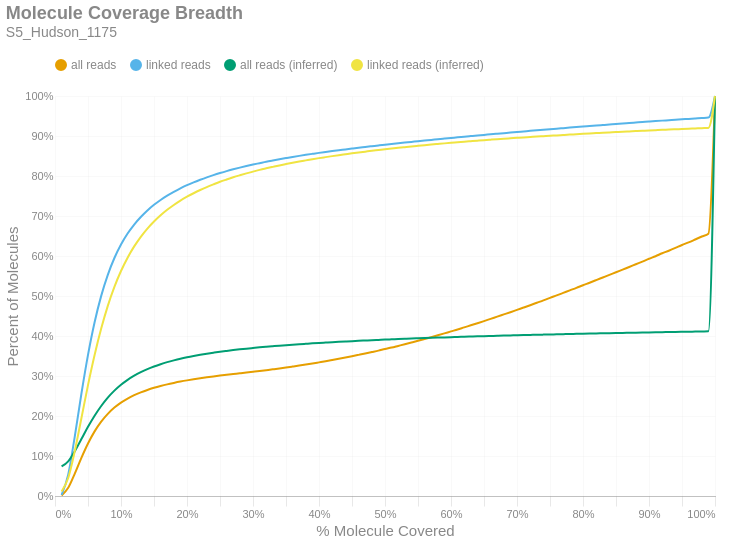

Notebook code cell kept with this figure:
### Markdown cell above
### Molecule Read Coverage
This chart shows molecule coverage breadth as computed by the number of bases aligned to that molecule. In other words, "*how much of each unique long molecule is actually sequenced/aligned?*" Keep in mind there is a distinction between sequences and alignments, since some sequences belonging to a particular molecule may not align well and wouldn't appear in the alignment data. This chart also shows molecule coverage breadth as computed by the *inferred fragment* from which the aligned sequences originate. Unlike read coverage, this calculation takes into account the total insert size, including unsequenced gaps between the forward and reverse reads. Like the previous figures, these are cumulative percents.

### Code cell
if SKIPLR:
    print_html(f"Skipped")
else:
    binned_df = consolidated_hist(valids['coverage_bp'], mask, 0.01, True)
    binned_df_inf = consolidated_hist(valids['coverage_inserts'], mask, 0.01, True)
    binned_df = binned_df.with_columns(pl.lit(binned_df_inf['all reads (cumsum)']).alias('all reads (inferred)'))
    binned_df = binned_df.with_columns(pl.lit(binned_df_inf['linked reads (cumsum)']).alias('linked reads (inferred)'))
    binned_df = binned_df.with_columns(
        (pl.col('bin').cast(pl.Float64) + 0.01).alias('right_edge')
    )

    with SafeRender(binned_df):
        (
            density_plot(binned_df, 'Molecule Coverage Breadth', samplename, 'molcov', ['all reads (inferred)','linked reads (inferred)'])
            .encode(
                #x=alt.X('bin:Q', title="% Molecule Covered").axis(format = '%').scale(padding=0),
                x=alt.X('right_edge:Q', title="% Molecule Covered").axis(format='%').scale(padding=0),
                y=alt.Y('value:Q', title='Percent of Molecules')
                    .axis(format='%')
                    .stack(False)
                    .scale(domainMin=0, padding=0),
                color=alt.Color("key:N").scale(domain = ["all reads", "linked reads", "all reads (inferred)", "linked reads (inferred)"]),
                tooltip = [
                    alt.Tooltip("key:N", title = "Data Type"),
                    alt.Tooltip("range_label:N", title="% Molecule Covered"),
                    alt.Tooltip("value:Q", format = ".2%", title="% Molecules")
                ]
            )
        ).display()

### Figure 1 — Vega-Lite specification as saved in the notebook (floating-point values rounded to 4 significant figures)
{"width": "container", "height": 400, "config": {"title": {"anchor": "start", "dy": -15, "fontSize": 18, "color": "#888888", "subtitleColor": "#888888", "subtitleFontSize": 14}, "arc": {"fill": "#0072B2"}, "axis": {"domainColor": "#888888", "domainWidth": 0.5, "gridWidth": 0.2, "grid": false, "titleFontWeight": 400, "titleFontSize": 15, "labelFontSize": 11, "labelColor": "#888888", "tickColor": "#888888", "tickWidth": 0.2, "titleColor": "#888888"}, "axisBand": {"grid": false}, "axisX": {"grid": true, "tickSize": 10, "domainCap": "round"}, "axisY": {"domain": false, "grid": true, "tickSize": 0, "domainCap": "round"}, "background": "transparent", "header": {"labelFontSize": 15, "labelColor": "#888888", "titleFontSize": 15, "titleFontWeight": 600, "titleColor": "#888888"}, "legend": {"labelFont": "sans-serif", "labelFontSize": 12, "labelColor": "#888888", "symbolSize": 100, "symbolType": "circle", "titleFontSize": 12, "titlePadding": 10, "titleColor": "#888888", "title": null, "orient": "top"}, "range": {"category": ["#E69F00", "#56B4E9", "#009E73", "#F0E442", "#0072B2", "#D55E00", "#CC79A7", "#000000"], "diverging": ["#cfe8f3", "#a2d4ec", "#73bfe2", "#46abdb", "#1696d2", "#12719e"]}, "area": {"fill": "#0072B2", "fillOpacity": 0.7, "line": true, "strokeOpacity": 0.7}, "line": {"color": "#0072B2", "stroke": "#0072B2", "strokeWidth": 2}, "trail": {"color": "#0072B2", "stroke": "#0072B2", "strokeWidth": 0, "size": 1}, "point": {"filled": true, "fillOpacity": 1.0, "size": 95}, "text": {"color": "#888888", "fontSize": 11, "align": "right", "fontWeight": 400, "size": 11}, "bar": {"fill": "#0072B2", "stroke": null}, "view": {"stroke": null, "continuousWidth": 660, "continuousHeight": 400}}, "data": {"name": "data-e33f3f9e8a95ac5ffb62b9ae9af39267"}, "mark": {"type": "line", "interpolate": "monotone", "point": {"opacity": 0, "size": 275}}, "encoding": {"color": {"field": "key", "scale": {"domain": ["all reads", "linked reads", "all reads (inferred)", "linked reads (inferred)"]}, "type": "nominal"}, "tooltip": [{"field": "key", "title": "Data Type", "type": "nominal"}, {"field": "range_label", "title": "% Molecule Covered", "type": "nominal"}, {"field": "value", "format": ".2%", "title": "% Molecules", "type": "quantitative"}], "x": {"axis": {"format": "%"}, "field": "right_edge", "scale": {"padding": 0}, "title": "% Molecule Covered", "type": "quantitative"}, "y": {"axis": {"format": "%"}, "field": "value", "scale": {"domainMin": 0, "padding": 0}, "stack": false, "title": "Percent of Molecules", "type": "quantitative"}}, "params": [{"name": "param_c36ac31b6afebe62", "select": {"type": "point", "fields": ["key"]}, "bind": "legend"}], "title": {"text": "Molecule Coverage Breadth", "subtitle": "S5_Hudson_1175"}, "transform": [{"fold": ["all reads (cumsum)", "linked reads (cumsum)", "all reads (inferred)", "linked reads (inferred)"]}, {"calculate": "replace(datum.key, ' (cumsum)', '')", "as": "key"}, {"filter": {"param": "param_c36ac31b6afebe62"}}], "usermeta": {"embedOptions": {"downloadFileName": "S5_Hudson_1175.molcov"}}, "$schema": "https://vega.github.io/schema/vega-lite/v6.1.0.json", "datasets": {"data-e33f3f9e8a95ac5ffb62b9ae9af39267": [{"bin": "0.0", "interval": "0.0-0.01", "all reads": 0.001308, "linked reads": 0.003024, "all reads (cumsum)": 0.001308, "linked reads (cumsum)": 0.003024, "range_label": "0.0-0.01", "all reads (inferred)": 0.07389, "linked reads (inferred)": 0.01134, "right_edge": 0.01}, {"bin": "0.01", "interval": "0.01-0.02", "all reads": 0.01908, "linked reads": 0.05043, "all reads (cumsum)": 0.02039, "linked reads (cumsum)": 0.05345, "range_label": "0.01-0.02", "all reads (inferred)": 0.08678, "linked reads (inferred)": 0.04494, "right_edge": 0.02}, {"bin": "0.02", "interval": "0.02-0.03", "all reads": 0.03564, "linked reads": 0.09582, "all reads (cumsum)": 0.05603, "linked reads (cumsum)": 0.1493, "range_label": "0.02-0.03", "all reads (inferred)": 0.112, "linked reads (inferred)": 0.1124, "right_edge": 0.03}, {"bin": "0.03", "interval": "0.03-0.04", "all reads": 0.03938, "linked reads": 0.1063, "all reads (cumsum)": 0.09541, "linked reads (cumsum)": 0.2556, "range_label": "0.03-0.04", "all reads (inferred)": 0.1424, "linked reads (inferred)": 0.1945, "right_edge": 0.04}, {"bin": "0.04", "interval": "0.04-0.05", "all reads": 0.0359, "linked reads": 0.09709, "all reads (cumsum)": 0.1313, "linked reads (cumsum)": 0.3527, "range_label": "0.04-0.05", "all reads (inferred)": 0.173, "linked reads (inferred)": 0.2773, "right_edge": 0.05}, {"bin": "0.05", "interval": "0.05-0.06", "all reads": 0.03026, "linked reads": 0.08179, "all reads (cumsum)": 0.1616, "linked reads (cumsum)": 0.4344, "range_label": "0.05-0.06", "all reads (inferred)": 0.2007, "linked reads (inferred)": 0.3524, "right_edge": 0.06}, {"bin": "0.06", "interval": "0.06-0.07", "all reads": 0.02436, "linked reads": 0.06589, "all reads (cumsum)": 0.1859, "linked reads (cumsum)": 0.5003, "range_label": "0.06-0.07", "all reads (inferred)": 0.225, "linked reads (inferred)": 0.4185, "right_edge": 0.07}, {"bin": "0.07", "interval": "0.07-0.08", "all reads": 0.01944, "linked reads": 0.05253, "all reads (cumsum)": 0.2054, "linked reads (cumsum)": 0.5529, "range_label": "0.07-0.08", "all reads (inferred)": 0.246, "linked reads (inferred)": 0.4754, "right_edge": 0.08}, {"bin": "0.08", "interval": "0.08-0.09", "all reads": 0.01559, "linked reads": 0.04211, "all reads (cumsum)": 0.221, "linked reads (cumsum)": 0.595, "range_label": "0.08-0.09", "all reads (inferred)": 0.2635, "linked reads (inferred)": 0.5228, "right_edge": 0.09}, {"bin": "0.09", "interval": "0.09-0.1", "all reads": 0.01247, "linked reads": 0.03363, "all reads (cumsum)": 0.2334, "linked reads (cumsum)": 0.6286, "range_label": "0.09-0.1", "all reads (inferred)": 0.2781, "linked reads (inferred)": 0.5624, "right_edge": 0.1}, {"bin": "0.1", "interval": "0.1-0.11", "all reads": 0.01023, "linked reads": 0.02753, "all reads (cumsum)": 0.2437, "linked reads (cumsum)": 0.6561, "range_label": "0.1-0.11", "all reads (inferred)": 0.2904, "linked reads (inferred)": 0.5958, "right_edge": 0.11}, {"bin": "0.11", "interval": "0.11-0.12", "all reads": 0.008425, "linked reads": 0.02262, "all reads (cumsum)": 0.2521, "linked reads (cumsum)": 0.6787, "range_label": "0.11-0.12", "all reads (inferred)": 0.3008, "linked reads (inferred)": 0.624, "right_edge": 0.12}, {"bin": "0.12", "interval": "0.12-0.13", "all reads": 0.006983, "linked reads": 0.01874, "all reads (cumsum)": 0.2591, "linked reads (cumsum)": 0.6975, "range_label": "0.12-0.13", "all reads (inferred)": 0.3097, "linked reads (inferred)": 0.648, "right_edge": 0.13}, {"bin": "0.13", "interval": "0.13-0.14", "all reads": 0.006092, "linked reads": 0.01631, "all reads (cumsum)": 0.2652, "linked reads (cumsum)": 0.7138, "range_label": "0.13-0.14", "all reads (inferred)": 0.3173, "linked reads (inferred)": 0.6686, "right_edge": 0.14}, {"bin": "0.14", "interval": "0.14-0.15", "all reads": 0.005285, "linked reads": 0.01412, "all reads (cumsum)": 0.2705, "linked reads (cumsum)": 0.7279, "range_label": "0.14-0.15", "all reads (inferred)": 0.3238, "linked reads (inferred)": 0.6863, "right_edge": 0.15}, {"bin": "0.15", "interval": "0.15-0.16", "all reads": 0.00458, "linked reads": 0.01217, "all reads (cumsum)": 0.275, "linked reads (cumsum)": 0.7401, "range_label": "0.15-0.16", "all reads (inferred)": 0.3295, "linked reads (inferred)": 0.7017, "right_edge": 0.16}, {"bin": "0.16", "interval": "0.16-0.17", "all reads": 0.004079, "linked reads": 0.0108, "all reads (cumsum)": 0.2791, "linked reads (cumsum)": 0.7509, "range_label": "0.16-0.17", "all reads (inferred)": 0.3346, "linked reads (inferred)": 0.7155, "right_edge": 0.17}, {"bin": "0.17", "interval": "0.17-0.18", "all reads": 0.003602, "linked reads": 0.009496, "all reads (cumsum)": 0.2827, "linked reads (cumsum)": 0.7604, "range_label": "0.17-0.18", "all reads (inferred)": 0.3391, "linked reads (inferred)": 0.7275, "right_edge": 0.18}, {"bin": "0.18", "interval": "0.18-0.19", "all reads": 0.003344, "linked reads": 0.008744, "all reads (cumsum)": 0.2861, "linked reads (cumsum)": 0.7691, "range_label": "0.18-0.19", "all reads (inferred)": 0.3431, "linked reads (inferred)": 0.7385, "right_edge": 0.19}, {"bin": "0.19", "interval": "0.19-0.2", "all reads": 0.003019, "linked reads": 0.007878, "all reads (cumsum)": 0.2891, "linked reads (cumsum)": 0.777, "range_label": "0.19-0.2", "all reads (inferred)": 0.3467, "linked reads (inferred)": 0.7482, "right_edge": 0.2}, {"bin": "0.2", "interval": "0.2-0.21", "all reads": 0.002746, "linked reads": 0.007116, "all reads (cumsum)": 0.2918, "linked reads (cumsum)": 0.7841, "range_label": "0.2-0.21", "all reads (inferred)": 0.35, "linked reads (inferred)": 0.7569, "right_edge": 0.21}, {"bin": "0.21", "interval": "0.21-0.22", "all reads": 0.002516, "linked reads": 0.006483, "all reads (cumsum)": 0.2943, "linked reads (cumsum)": 0.7906, "range_label": "0.21-0.22", "all reads (inferred)": 0.3529, "linked reads (inferred)": 0.7649, "right_edge": 0.22}, {"bin": "0.22", "interval": "0.22-0.23", "all reads": 0.00238, "linked reads": 0.006036, "all reads (cumsum)": 0.2967, "linked reads (cumsum)": 0.7966, "range_label": "0.22-0.23", "all reads (inferred)": 0.3557, "linked reads (inferred)": 0.7723, "right_edge": 0.23}, {"bin": "0.23", "interval": "0.23-0.24", "all reads": 0.002188, "linked reads": 0.005513, "all reads (cumsum)": 0.2989, "linked reads (cumsum)": 0.8022, "range_label": "0.23-0.24", "all reads (inferred)": 0.3582, "linked reads (inferred)": 0.779, "right_edge": 0.24}, {"bin": "0.24", "interval": "0.24-0.25", "all reads": 0.002089, "linked reads": 0.005185, "all reads (cumsum)": 0.301, "linked reads (cumsum)": 0.8073, "range_label": "0.24-0.25", "all reads (inferred)": 0.3606, "linked reads (inferred)": 0.7856, "right_edge": 0.25}, {"bin": "0.25", "interval": "0.25-0.26", "all reads": 0.001978, "linked reads": 0.004868, "all reads (cumsum)": 0.303, "linked reads (cumsum)": 0.8122, "range_label": "0.25-0.26", "all reads (inferred)": 0.3627, "linked reads (inferred)": 0.7913, "right_edge": 0.26}, {"bin": "0.26", "interval": "0.26-0.27", "all reads": 0.001864, "linked reads": 0.004441, "all reads (cumsum)": 0.3048, "linked reads (cumsum)": 0.8166, "range_label": "0.26-0.27", "all reads (inferred)": 0.3648, "linked reads (inferred)": 0.7968, "right_edge": 0.27}, {"bin": "0.27", "interval": "0.27-0.28", "all reads": 0.001853, "linked reads": 0.004226, "all reads (cumsum)": 0.3067, "linked reads (cumsum)": 0.8209, "range_label": "0.27-0.28", "all reads (inferred)": 0.3666, "linked reads (inferred)": 0.8017, "right_edge": 0.28}, {"bin": "0.28", "interval": "0.28-0.29", "all reads": 0.00187, "linked reads": 0.004002, "all reads (cumsum)": 0.3086, "linked reads (cumsum)": 0.8249, "range_label": "0.28-0.29", "all reads (inferred)": 0.3684, "linked reads (inferred)": 0.8065, "right_edge": 0.29}, {"bin": "0.29", "interval": "0.29-0.3", "all reads": 0.001923, "linked reads": 0.00377, "all reads (cumsum)": 0.3105, "linked reads (cumsum)": 0.8286, "range_label": "0.29-0.3", "all reads (inferred)": 0.37, "linked reads (inferred)": 0.8109, "right_edge": 0.3}, {"bin": "0.3", "interval": "0.3-0.31", "all reads": 0.001951, "linked reads": 0.003466, "all reads (cumsum)": 0.3124, "linked reads (cumsum)": 0.8321, "range_label": "0.3-0.31", "all reads (inferred)": 0.3717, "linked reads (inferred)": 0.8152, "right_edge": 0.31}, {"bin": "0.31", "interval": "0.31-0.32", "all reads": 0.002131, "linked reads": 0.003477, "all reads (cumsum)": 0.3146, "linked reads (cumsum)": 0.8356, "range_label": "0.31-0.32", "all reads (inferred)": 0.3731, "linked reads (inferred)": 0.8191, "right_edge": 0.32}, {"bin": "0.32", "interval": "0.32-0.33", "all reads": 0.002133, "linked reads": 0.00315, "all reads (cumsum)": 0.3167, "linked reads (cumsum)": 0.8387, "range_label": "0.32-0.33", "all reads (inferred)": 0.3745, "linked reads (inferred)": 0.8229, "right_edge": 0.33}, {"bin": "0.33", "interval": "0.33-0.34", "all reads": 0.002171, "linked reads": 0.003036, "all reads (cumsum)": 0.3189, "linked reads (cumsum)": 0.8418, "range_label": "0.33-0.34", "all reads (inferred)": 0.3758, "linked reads (inferred)": 0.8265, "right_edge": 0.34}, {"bin": "0.34", "interval": "0.34-0.35", "all reads": 0.002303, "linked reads": 0.002976, "all reads (cumsum)": 0.3212, "linked reads (cumsum)": 0.8447, "range_label": "0.34-0.35", "all reads (inferred)": 0.3771, "linked reads (inferred)": 0.8298, "right_edge": 0.35}, {"bin": "0.35", "interval": "0.35-0.36", "all reads": 0.002404, "linked reads": 0.002895, "all reads (cumsum)": 0.3236, "linked reads (cumsum)": 0.8476, "range_label": "0.35-0.36", "all reads (inferred)": 0.3783, "linked reads (inferred)": 0.8331, "right_edge": 0.36}, {"bin": "0.36", "interval": "0.36-0.37", "all reads": 0.002445, "linked reads": 0.002684, "all reads (cumsum)": 0.326, "linked reads (cumsum)": 0.8503, "range_label": "0.36-0.37", "all reads (inferred)": 0.3795, "linked reads (inferred)": 0.8362, "right_edge": 0.37}, {"bin": "0.37", "interval": "0.37-0.38", "all reads": 0.002557, "linked reads": 0.002567, "all reads (cumsum)": 0.3286, "linked reads (cumsum)": 0.8529, "range_label": "0.37-0.38", "all reads (inferred)": 0.3805, "linked reads (inferred)": 0.8391, "right_edge": 0.38}, {"bin": "0.38", "interval": "0.38-0.39", "all reads": 0.002657, "linked reads": 0.002477, "all reads (cumsum)": 0.3312, "linked reads (cumsum)": 0.8554, "range_label": "0.38-0.39", "all reads (inferred)": 0.3816, "linked reads (inferred)": 0.842, "right_edge": 0.39}, {"bin": "0.39", "interval": "0.39-0.4", "all reads": 0.002801, "linked reads": 0.002436, "all reads (cumsum)": 0.334, "linked reads (cumsum)": 0.8578, "range_label": "0.39-0.4", "all reads (inferred)": 0.3827, "linked reads (inferred)": 0.8447, "right_edge": 0.4}, {"bin": "0.4", "interval": "0.4-0.41", "all reads": 0.002822, "linked reads": 0.00228, "all reads (cumsum)": 0.3369, "linked reads (cumsum)": 0.8601, "range_label": "0.4-0.41", "all reads (inferred)": 0.3836, "linked reads (inferred)": 0.8472, "right_edge": 0.41}, {"bin": "0.41", "interval": "0.41-0.42", "all reads": 0.003002, "linked reads": 0.002255, "all reads (cumsum)": 0.3399, "linked reads (cumsum)": 0.8623, "range_label": "0.41-0.42", "all reads (inferred)": 0.3845, "linked reads (inferred)": 0.8497, "right_edge": 0.42}, {"bin": "0.42", "interval": "0.42-0.43", "all reads": 0.003049, "linked reads": 0.002125, "all reads (cumsum)": 0.3429, "linked reads (cumsum)": 0.8645, "range_label": "0.42-0.43", "all reads (inferred)": 0.3854, "linked reads (inferred)": 0.852, "right_edge": 0.43}, {"bin": "0.43", "interval": "0.43-0.44", "all reads": 0.003145, "linked reads": 0.002048, "all reads (cumsum)": 0.3461, "linked reads (cumsum)": 0.8665, "range_label": "0.43-0.44", "all reads (inferred)": 0.3863, "linked reads (inferred)": 0.8543, "right_edge": 0.44}, {"bin": "0.44", "interval": "0.44-0.45", "all reads": 0.003319, "linked reads": 0.002099, "all reads (cumsum)": 0.3494, "linked reads (cumsum)": 0.8686, "range_label": "0.44-0.45", "all reads (inferred)": 0.3871, "linked reads (inferred)": 0.8566, "right_edge": 0.45}, {"bin": "0.45", "interval": "0.45-0.46", "all reads": 0.003414, "linked reads": 0.002047, "all reads (cumsum)": 0.3528, "linked reads (cumsum)": 0.8707, "range_label": "0.45-0.46", "all reads (inferred)": 0.388, "linked reads (inferred)": 0.8588, "right_edge": 0.46}, {"bin": "0.46", "interval": "0.46-0.47", "all reads": 0.003447, "linked reads": 0.001894, "all reads (cumsum)": 0.3562, "linked reads (cumsum)": 0.8726, "range_label": "0.46-0.47", "all reads (inferred)": 0.3887, "linked reads (inferred)": 0.8609, "right_edge": 0.47}, {"bin": "0.47", "interval": "0.47-0.48", "all reads": 0.003577, "linked reads": 0.001934, "all reads (cumsum)": 0.3598, "linked reads (cumsum)": 0.8745, "range_label": "0.47-0.48", "all reads (inferred)": 0.3895, "linked reads (inferred)": 0.863, "right_edge": 0.48}, {"bin": "0.48", "interval": "0.48-0.49", "all reads": 0.003629, "linked reads": 0.00195, "all reads (cumsum)": 0.3634, "linked reads (cumsum)": 0.8764, "range_label": "0.48-0.49", "all reads (inferred)": 0.3903, "linked reads (inferred)": 0.8649, "right_edge": 0.49}, {"bin": "0.49", "interval": "0.49-0.5", "all reads": 0.00402, "linked reads": 0.001899, "all reads (cumsum)": 0.3675, "linked reads (cumsum)": 0.8783, "range_label": "0.49-0.5", "all reads (inferred)": 0.391, "linked reads (inferred)": 0.8669, "right_edge": 0.5}, {"bin": "0.5", "interval": "0.5-0.51", "all reads": 0.003638, "linked reads": 0.001743, "all reads (cumsum)": 0.3711, "linked reads (cumsum)": 0.8801, "range_label": "0.5-0.51", "all reads (inferred)": 0.3917, "linked reads (inferred)": 0.8687, "right_edge": 0.51}, {"bin": "0.51", "interval": "0.51-0.52", "all reads": 0.004132, "linked reads": 0.00174, "all reads (cumsum)": 0.3752, "linked reads (cumsum)": 0.8818, "range_label": "0.51-0.52", "all reads (inferred)": 0.3923, "linked reads (inferred)": 0.8704, "right_edge": 0.52}, {"bin": "0.52", "interval": "0.52-0.53", "all reads": 0.004137, "linked reads": 0.001727, "all reads (cumsum)": 0.3794, "linked reads (cumsum)": 0.8835, "range_label": "0.52-0.53", "all reads (inferred)": 0.393, "linked reads (inferred)": 0.8722, "right_edge": 0.53}, {"bin": "0.53", "interval": "0.53-0.54", "all reads": 0.004239, "linked reads": 0.00171, "all reads (cumsum)": 0.3836, "linked reads (cumsum)": 0.8853, "range_label": "0.53-0.54", "all reads (inferred)": 0.3936, "linked reads (inferred)": 0.8739, "right_edge": 0.54}, {"bin": "0.54", "interval": "0.54-0.55", "all reads": 0.004315, "linked reads": 0.001749, "all reads (cumsum)": 0.3879, "linked reads (cumsum)": 0.887, "range_label": "0.54-0.55", "all reads (inferred)": 0.3942, "linked reads (inferred)": 0.8755, "right_edge": 0.55}, {"bin": "0.55", "interval": "0.55-0.56", "all reads": 0.004562, "linked reads": 0.001661, "all reads (cumsum)": 0.3925, "linked reads (cumsum)": 0.8887, "range_label": "0.55-0.56", "all reads (inferred)": 0.3948, "linked reads (inferred)": 0.8771, "right_edge": 0.56}, {"bin": "0.56", "interval": "0.56-0.57", "all reads": 0.004594, "linked reads": 0.001603, "all reads (cumsum)": 0.3971, "linked reads (cumsum)": 0.8903, "range_label": "0.56-0.57", "all reads (inferred)": 0.3954, "linked reads (inferred)": 0.8786, "right_edge": 0.57}, {"bin": "0.57", "interval": "0.57-0.58", "all reads": 0.004636, "linked reads": 0.001692, "all reads (cumsum)": 0.4017, "linked reads (cumsum)": 0.892, "range_label": "0.57-0.58", "all reads (inferred)": 0.396, "linked reads (inferred)": 0.8801, "right_edge": 0.58}, {"bin": "0.58", "interval": "0.58-0.59", "all reads": 0.004827, "linked reads": 0.001589, "all reads (cumsum)": 0.4065, "linked reads (cumsum)": 0.8936, "range_label": "0.58-0.59", "all reads (inferred)": 0.3965, "linked reads (inferred)": 0.8816, "right_edge": 0.59}, {"bin": "0.59", "interval": "0.59-0.6", "all reads": 0.004934, "linked reads": 0.001564, "all reads (cumsum)": 0.4115, "linked reads (cumsum)": 0.8951, "range_label": "0.59-0.6", "all reads (inferred)": 0.3971, "linked reads (inferred)": 0.883, "right_edge": 0.6}, {"bin": "0.6", "interval": "0.6-0.61", "all reads": 0.004807, "linked reads": 0.001504, "all reads (cumsum)": 0.4163, "linked reads (cumsum)": 0.8966, "range_label": "0.6-0.61", "all reads (inferred)": 0.3976, "linked reads (inferred)": 0.8843, "right_edge": 0.61}, {"bin": "0.61", "interval": "0.61-0.62", "all reads": 0.005253, "linked reads": 0.001587, "all reads (cumsum)": 0.4215, "linked reads (cumsum)": 0.8982, "range_label": "0.61-0.62", "all reads (inferred)": 0.3981, "linked reads (inferred)": 0.8857, "right_edge": 0.62}, {"bin": "0.62", "interval": "0.62-0.63", "all reads": 0.005155, "linked reads": 0.001527, "all reads (cumsum)": 0.4267, "linked reads (cumsum)": 0.8997, "range_label": "0.62-0.63", "all reads (inferred)": 0.3986, "linked reads (inferred)": 0.887, "right_edge": 0.63}, {"bin": "0.63", "interval": "0.63-0.64", "all reads": 0.005249, "linked reads": 0.001516, "all reads (cumsum)": 0.4319, "linked reads (cumsum)": 0.9013, "range_label": "0.63-0.64", "all reads (inferred)": 0.3991, "linked reads (inferred)": 0.8883, "right_edge": 0.64}, {"bin": "0.64", "interval": "0.64-0.65", "all reads": 0.005354, "linked reads": 0.001447, "all reads (cumsum)": 0.4373, "linked reads (cumsum)": 0.9027, "range_label": "0.64-0.65", "all reads (inferred)": 0.3996, "linked reads (inferred)": 0.8896, "right_edge": 0.65}, {"bin": "0.65", "interval": "0.65-0.66", "all reads": 0.005633, "linked reads": 0.001549, "all reads (cumsum)": 0.4429, "linked reads (cumsum)": 0.9042, "range_label": "0.65-0.66", "all reads (inferred)": 0.4001, "linked reads (inferred)": 0.8908, "right_edge": 0.66}, {"bin": "0.66", "interval": "0.66-0.67", "all reads": 0.005441, "linked reads": 0.001454, "all reads (cumsum)": 0.4484, "linked reads (cumsum)": 0.9057, "range_label": "0.66-0.67", "all reads (inferred)": 0.4005, "linked reads (inferred)": 0.892, "right_edge": 0.67}, {"bin": "0.67", "interval": "0.67-0.68", "all reads": 0.005586, "linked reads": 0.001429, "all reads (cumsum)": 0.454, "linked reads (cumsum)": 0.9071, "range_label": "0.67-0.68", "all reads (inferred)": 0.401, "linked reads (inferred)": 0.8931, "right_edge": 0.68}, {"bin": "0.68", "interval": "0.68-0.69", "all reads": 0.005565, "linked reads": 0.001405, "all reads (cumsum)": 0.4595, "linked reads (cumsum)": 0.9085, "range_label": "0.68-0.69", "all reads (inferred)": 0.4014, "linked reads (inferred)": 0.8942, "right_edge": 0.69}, {"bin": "0.69", "interval": "0.69-0.7", "all reads": 0.005838, "linked reads": 0.0015, "all reads (cumsum)": 0.4654, "linked reads (cumsum)": 0.91, "range_label": "0.69-0.7", "all reads (inferred)": 0.4018, "linked reads (inferred)": 0.8954, "right_edge": 0.7}, {"bin": "0.7", "interval": "0.7-0.71", "all reads": 0.005746, "linked reads": 0.001401, "all reads (cumsum)": 0.4711, "linked reads (cumsum)": 0.9114, "range_label": "0.7-0.71", "all reads (inferred)": 0.4023, "linked reads (inferred)": 0.8965, "right_edge": 0.71}, {"bin": "0.71", "interval": "0.71-0.72", "all reads": 0.005846, "linked reads": 0.001432, "all reads (cumsum)": 0.477, "linked reads (cumsum)": 0.9129, "range_label": "0.71-0.72", "all reads (inferred)": 0.4027, "linked reads (inferred)": 0.8975, "right_edge": 0.72}, {"bin": "0.72", "interval": "0.72-0.73", "all reads": 0.00606, "linked reads": 0.001357, "all reads (cumsum)": 0.483, "linked reads (cumsum)": 0.9142, "range_label": "0.72-0.73", "all reads (inferred)": 0.4031, "linked reads (inferred)": 0.8986, "right_edge": 0.73}, {"bin": "0.73", "interval": "0.73-0.74", "all reads": 0.00599, "linked reads": 0.001442, "all reads (cumsum)": 0.489, "linked reads (cumsum)": 0.9157, "range_label": "0.73-0.74", "all reads (inferred)": 0.4035, "linked reads (inferred)": 0.8996, "right_edge": 0.74}, {"bin": "0.74", "interval": "0.74-0.75", "all reads": 0.006448, "linked reads": 0.00137, "all reads (cumsum)": 0.4955, "linked reads (cumsum)": 0.917, "range_label": "0.74-0.75", "all reads (inferred)": 0.4039, "linked reads (inferred)": 0.9006, "right_edge": 0.75}, {"bin": "0.75", "interval": "0.75-0.76", "all reads": 0.006012, "linked reads": 0.001268, "all reads (cumsum)": 0.5015, "linked reads (cumsum)": 0.9183, "range_label": "0.75-0.76", "all reads (inferred)": 0.4042, "linked reads (inferred)": 0.9015, "right_edge": 0.76}, {"bin": "0.76", "interval": "0.76-0.77", "all reads": 0.00626, "linked reads": 0.001351, "all reads (cumsum)": 0.5077, "linked reads (cumsum)": 0.9197, "range_label": "0.76-0.77", "all reads (inferred)": 0.4046, "linked reads (inferred)": 0.9025, "right_edge": 0.77}, {"bin": "0.77", "interval": "0.77-0.78", "all reads": 0.006304, "linked reads": 0.001352, "all reads (cumsum)": 0.514, "linked reads (cumsum)": 0.921, "range_label": "0.77-0.78", "all reads (inferred)": 0.405, "linked reads (inferred)": 0.9035, "right_edge": 0.78}, {"bin": "0.78", "interval": "0.78-0.79", "all reads": 0.00622, "linked reads": 0.001283, "all reads (cumsum)": 0.5202, "linked reads (cumsum)": 0.9223, "range_label": "0.78-0.79", "all reads (inferred)": 0.4053, "linked reads (inferred)": 0.9044, "right_edge": 0.79}, {"bin": "0.79", "interval": "0.79-0.8", "all reads": 0.006672, "linked reads": 0.001357, "all reads (cumsum)": 0.5269, "linked reads (cumsum)": 0.9236, "range_label": "0.79-0.8", "all reads (inferred)": 0.4057, "linked reads (inferred)": 0.9054, "right_edge": 0.8}, {"bin": "0.8", "interval": "0.8-0.81", "all reads": 0.006295, "linked reads": 0.001246, "all reads (cumsum)": 0.5332, "linked reads (cumsum)": 0.9249, "range_label": "0.8-0.81", "all reads (inferred)": 0.4061, "linked reads (inferred)": 0.9063, "right_edge": 0.81}, {"bin": "0.81", "interval": "0.81-0.82", "all reads": 0.006508, "linked reads": 0.001304, "all reads (cumsum)": 0.5397, "linked reads (cumsum)": 0.9262, "range_label": "0.81-0.82", "all reads (inferred)": 0.4064, "linked reads (inferred)": 0.9072, "right_edge": 0.82}, {"bin": "0.82", "interval": "0.82-0.83", "all reads": 0.006601, "linked reads": 0.001259, "all reads (cumsum)": 0.5463, "linked reads (cumsum)": 0.9275, "range_label": "0.82-0.83", "all reads (inferred)": 0.4068, "linked reads (inferred)": 0.9081, "right_edge": 0.83}, {"bin": "0.83", "interval": "0.83-0.84", "all reads": 0.006607, "linked reads": 0.001252, "all reads (cumsum)": 0.5529, "linked reads (cumsum)": 0.9287, "range_label": "0.83-0.84", "all reads (inferred)": 0.4071, "linked reads (inferred)": 0.909, "right_edge": 0.84}, {"bin": "0.84", "interval": "0.84-0.85", "all reads": 0.00645, "linked reads": 0.001215, "all reads (cumsum)": 0.5594, "linked reads (cumsum)": 0.9299, "range_label": "0.84-0.85", "all reads (inferred)": 0.4074, "linked reads (inferred)": 0.9098, "right_edge": 0.85}, {"bin": "0.85", "interval": "0.85-0.86", "all reads": 0.006644, "linked reads": 0.001299, "all reads (cumsum)": 0.566, "linked reads (cumsum)": 0.9312, "range_label": "0.85-0.86", "all reads (inferred)": 0.4078, "linked reads (inferred)": 0.9107, "right_edge": 0.86}, {"bin": "0.86", "interval": "0.86-0.87", "all reads": 0.006523, "linked reads": 0.001177, "all reads (cumsum)": 0.5725, "linked reads (cumsum)": 0.9324, "range_label": "0.86-0.87", "all reads (inferred)": 0.4081, "linked reads (inferred)": 0.9115, "right_edge": 0.87}, {"bin": "0.87", "interval": "0.87-0.88", "all reads": 0.006802, "linked reads": 0.001235, "all reads (cumsum)": 0.5793, "linked reads (cumsum)": 0.9336, "range_label": "0.87-0.88", "all reads (inferred)": 0.4084, "linked reads (inferred)": 0.9123, "right_edge": 0.88}, {"bin": "0.88", "interval": "0.88-0.89", "all reads": 0.006696, "linked reads": 0.001234, "all reads (cumsum)": 0.586, "linked reads (cumsum)": 0.9349, "range_label": "0.88-0.89", "all reads (inferred)": 0.4087, "linked reads (inferred)": 0.9131, "right_edge": 0.89}, {"bin": "0.89", "interval": "0.89-0.9", "all reads": 0.006963, "linked reads": 0.00124, "all reads (cumsum)": 0.593, "linked reads (cumsum)": 0.9361, "range_label": "0.89-0.9", "all reads (inferred)": 0.409, "linked reads (inferred)": 0.9139, "right_edge": 0.9}, {"bin": "0.9", "interval": "0.9-0.91", "all reads": 0.006481, "linked reads": 0.001207, "all reads (cumsum)": 0.5995, "linked reads (cumsum)": 0.9373, "range_label": "0.9-0.91", "all reads (inferred)": 0.4093, "linked reads (inferred)": 0.9146, "right_edge": 0.91}, {"bin": "0.91", "interval": "0.91-0.92", "all reads": 0.007393, "linked reads": 0.001117, "all reads (cumsum)": 0.6069, "linked reads (cumsum)": 0.9384, "range_label": "0.91-0.92", "all reads (inferred)": 0.4096, "linked reads (inferred)": 0.9154, "right_edge": 0.92}, {"bin": "0.92", "interval": "0.92-0.93", "all reads": 0.006332, "linked reads": 0.001074, "all reads (cumsum)": 0.6132, "linked reads (cumsum)": 0.9395, "range_label": "0.92-0.93", "all reads (inferred)": 0.4099, "linked reads (inferred)": 0.9161, "right_edge": 0.93}, {"bin": "0.93", "interval": "0.93-0.94", "all reads": 0.006985, "linked reads": 0.001095, "all reads (cumsum)": 0.6202, "linked reads (cumsum)": 0.9406, "range_label": "0.93-0.94", "all reads (inferred)": 0.4102, "linked reads (inferred)": 0.9168, "right_edge": 0.94}, {"bin": "0.94", "interval": "0.94-0.95", "all reads": 0.007418, "linked reads": 0.001055, "all reads (cumsum)": 0.6276, "linked reads (cumsum)": 0.9417, "range_label": "0.94-0.95", "all reads (inferred)": 0.4105, "linked reads (inferred)": 0.9176, "right_edge": 0.95}, {"bin": "0.95", "interval": "0.95-0.96", "all reads": 0.006328, "linked reads": 0.001094, "all reads (cumsum)": 0.6339, "linked reads (cumsum)": 0.9428, "range_label": "0.95-0.96", "all reads (inferred)": 0.4108, "linked reads (inferred)": 0.9183, "right_edge": 0.96}, {"bin": "0.96", "interval": "0.96-0.97", "all reads": 0.007322, "linked reads": 0.001069, "all reads (cumsum)": 0.6413, "linked reads (cumsum)": 0.9438, "range_label": "0.96-0.97", "all reads (inferred)": 0.4111, "linked reads (inferred)": 0.9189, "right_edge": 0.97}, {"bin": "0.97", "interval": "0.97-0.98", "all reads": 0.007481, "linked reads": 0.001057, "all reads (cumsum)": 0.6487, "linked reads (cumsum)": 0.9449, "range_label": "0.97-0.98", "all reads (inferred)": 0.4114, "linked reads (inferred)": 0.9196, "right_edge": 0.98}, {"bin": "0.98", "interval": "0.98-0.99", "all reads": 0.006908, "linked reads": 0.001118, "all reads (cumsum)": 0.6557, "linked reads (cumsum)": 0.946, "range_label": "0.98-0.99", "all reads (inferred)": 0.4117, "linked reads (inferred)": 0.9202, "right_edge": 0.99}, {"bin": "0.99", "interval": "0.99-1.0", "all reads": 0.3443, "linked reads": 0.054, "all reads (cumsum)": 1.0, "linked reads (cumsum)": 1.0, "range_label": "0.99-1.0", "all reads (inferred)": 1.0, "linked reads (inferred)": 1.0, "right_edge": 1.0}]}}
